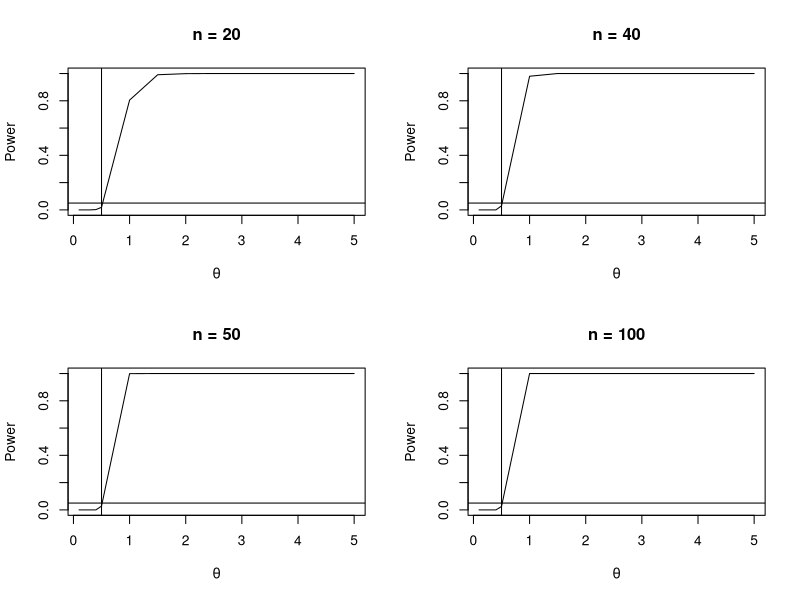

Recreate this plot in R.
m <- 1000            #number of replicas
mu_verd <- 1/2       #true value of the population parameter
mu_test <- c(0.1,0.15,0.2,0.25,0.3,0.4,.5,1,1.5,2,2.5,3,3.5,4,4.5,5)   #test values
M <- length(mu_test)              #number of Monte Carlo replicas
power <- numeric(M)               #vector to storage the empirrical power of the test
nobs <- c(20, 40, 50, 100)        #sampling size
power_nobs <- matrix(0,length(nobs),M) #matrix to storage the empirical power of the test for each n
c <- 1
for(j in nobs) {
  for (i in 1:M) {
    mu <- mu_test[i]
    p_value <- replicate(m, expr = {
      x <- rexp(j, 1/mu)
      test_t <- t.test(x, alternative = "greater", mu = mu_verd)
      test_t$p.value})
    power[i] <- mean(p_value <= 0.05)
  }
  power_nobs[c,] <- power
  c = c+1
}


par(mfrow=c(2,2))
plot(mu_test, power_nobs[1,], type = "l", xlab = bquote(theta), ylab = "Power", main = "n = 20")
abline(v = mu_verd, lty = 1)
abline(h = .05, lty = 1)
plot(mu_test, power_nobs[2,], type = "l", xlab = bquote(theta), ylab = "Power", main = "n = 40")
abline(v = mu_verd, lty = 1)
abline(h = .05, lty = 1)
plot(mu_test, power_nobs[3,], type = "l", xlab = bquote(theta), ylab = "Power", main = "n = 50")
abline(v = mu_verd, lty = 1)
abline(h = .05, lty = 1)
plot(mu_test, power_nobs[4,], type = "l", xlab = bquote(theta), ylab = "Power", main = "n = 100")
abline(v = mu_verd, lty = 1)
abline(h = .05, lty = 1)
